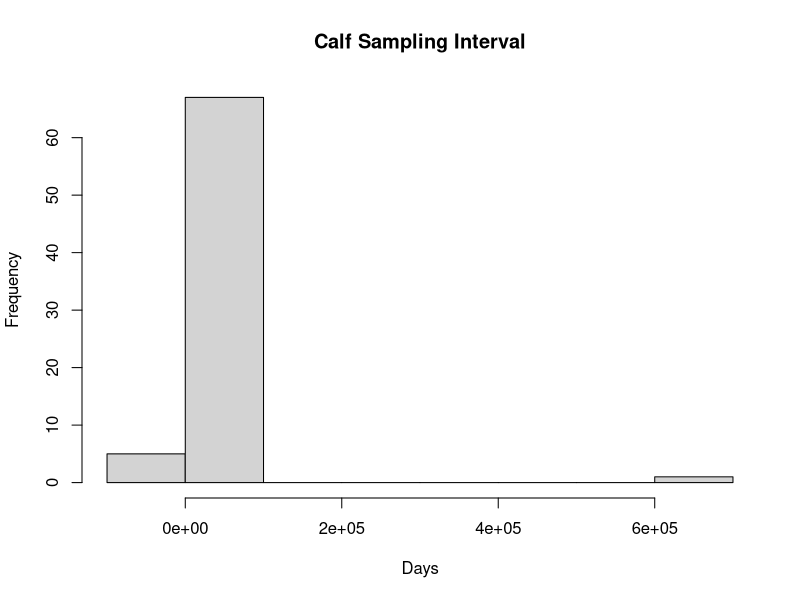

Source code (R):
library(readxl)
library(data.table)

ppv <- 0.974
npv <- 0.998

dt <- as.data.table(read_excel("./Data/FarmData.xlsx", sheet="Model", skip =3, col_names =FALSE, range ="A4:AB1000")) 

hdr <- c("DamID", "Farm1", "D_Pre_E", "D_Pre_PCR", "D_Post_E", "D_Post_PCR", 
         "Sample Type", "Age_Class", "Age_Months", "D_Pre_Date", "D_Post_Date", 
         "Preg_Outcome", "Calf_ID", "Farm2", 
         "C_Birth_E", "C_Birth_PCR", "C_Post_E", "C_Post_PCR", "Sample_Type_C", "Calf_Sex", 
         "Calf_Pre_Date", "Calf_Post_Date",
         "Calf_Birth_Date", "Colostrum_ID", "Farm3", "Colostrum_E", "Colostrum_PCR", "Notes")

stopifnot(ncol(dt) >= length(hdr))
setnames(dt, hdr)

#### delta times ####
date_cols <- c("D_Pre_Date", "D_Post_Date", "Calf_Pre_Date", "Calf_Post_Date", "Calf_Birth_Date")

# Convert and clean bad entries
dt[, (date_cols) := lapply(.SD, function(x) {
  x <- as.character(x)
  x[!grepl("^\\d{1,2}[-/\\.]\\d{1,2}[-/\\.]\\d{2,4}|\\d{4}[-/\\.]\\d{1,2}[-/\\.]\\d{1,2}$", x)] <- NA
  as.Date(x, tryFormats = c("%Y-%m-%d", "%d/%m/%Y", "%m/%d/%Y"))
}), .SDcols = date_cols]

dt[, D_Delta_Dates := as.numeric(D_Post_Date - D_Pre_Date)]
dt[, Calf_Delta_Dates := as.numeric(Calf_Pre_Date - Calf_Birth_Date)]
dt[, Heif_Delta_Dates := as.numeric(Calf_Post_Date - Calf_Pre_Date)]

png("calf_sampling_histogram.png", width = 800, height = 600)
hist(dt[, Calf_Delta_Dates], main = "Calf Sampling Interval", xlab = "Days")
dev.off()

dt[, unique(D_Delta_Dates)]
dt[, unique(Calf_Delta_Dates)]
dt[, unique(Heif_Delta_Dates)]

#### Prevalence Cow pre and PTcow ####
Pos <- dt[D_Pre_E=="Pos" , .(Pos=.N), by=Farm1]
ntested <- dt[!is.na(D_Pre_E) & D_Pre_E!="Doub" , .(n=.N), by=Farm1]
Prev_cowPre <- merge(ntested, Pos, by="Farm1", all.x=TRUE)

Prev_cowPre[is.na(Pos), Pos :=0]
Prev_cowPre[, Prev:=Pos/n]
print(Prev_cowPre)
print(Prev_cowPre[1:4, mean(n)])
print(Prev_cowPre[1:4, mean(Prev)])

cows <- dt[!is.na(D_Pre_E) & !is.na(D_Post_E),]
print(cows[, table(D_Pre_E, D_Post_E, Farm1)])
cont_table <- cows[, table(D_Pre_E, D_Post_E, Farm1)]
# D_Post_E
# D_Pre_E Doub Neg Pos
# Doub    2   1   3
# Neg    10 100  41
# Pos     2   5  50

# raw ht
41/141
# 0.2907801
# Note cells a,b,c,d are for columns/rows with results in Pos and then Neg order
#     Pos   Neg
# Pos   a     b
# Neg   c     d

# Numerators Cows
a <- c(50, 36, 5, 5, 1, 3)
b <- c(5, 0, 4, 1, 0, 0)
c <- c(41, 22, 14, 1, 0, 4)
d <- c(100, 45, 26, 8, 17, 4)

# Denominator Cows
neg_pre <- c(141, 67, 40, 9, 17, 8)
pos_pre <- c(55, 36, 9, 6, 1, 3)

# Calculate numerator and denominator
numerat <- a*(1-ppv)*ppv + b*(1-ppv)*npv + c*npv*ppv + d*npv*(1-npv)
denom <- neg_pre*npv + pos_pre*(1-ppv)

# PT cows
PTcows <- numerat / denom
names(PTcows) <- c("TOTAL", "PH", "G", "NM", "W", "NC")
print(PTcows)

# cows P(HT) 
PTcows <- numerat/denom
# [1] 0.2915952 

#### P(HT) after first week ####
calves <- dt[!is.na(C_Birth_E) & !is.na(C_Post_E),]
print(calves[, table(C_Birth_E, C_Post_E)])
# C_Post_E
# C_Birth_E Doub Neg Pos
# Doub    0   3   0
# Neg     1  28   1
# Pos     0   3   7

# Numerators
a <- c(7, NA, 2, 4, 1, NA)   # Pos–Pos
b <- c(3, NA, 3, 0, 0, NA)   # Pos–Neg
c <- c(1, NA, 0, 1, 0, NA)   # Neg–Pos
d <- c(28, NA, 18, 0, 10, NA) # Neg–Neg

# Denominator
neg_birth <- c(29, NA, 18, 1, 10, NA)
pos_birth <- c(10, NA, 5, 4, 1, NA)

# Compute numerator and denominator
numerat <- a*(1-ppv)*ppv + b*(1-ppv)*npv + c*npv*ppv + d*npv*(1-npv)
denom <- neg_birth*npv + pos_birth*(1-ppv)

# P(HT) for calves
PTcalves <- numerat / denom
names(PTcalves) <- c("TOTAL", "PH", "G", "NM", "W", "NC")
print(PTcalves)

# calves P(HT)
PTcalvesThreeMonths <- numerat/denom
print(PTcalvesThreeMonths)
# [1] 0.04393713

# Compare with P(HT) for calves at birth (~ 4 days)
PTcalvesCol <- 0.172
PTcalves4days <- 1-(1-PTcalvesThreeMonths)^(1/(365/4))
PTcolostrum <- PTcalvesCol - PTcalves4days
print(PTcolostrum)
